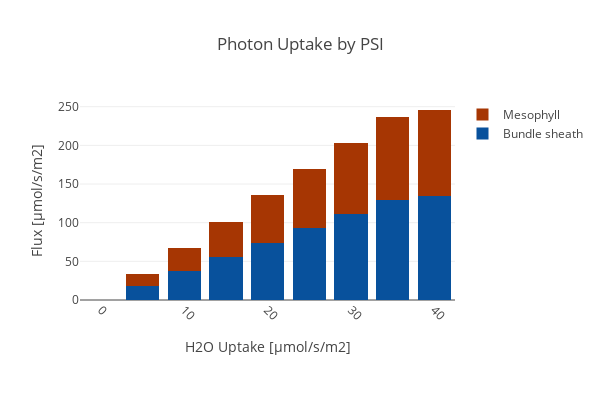

Write notebook code for a chart like this one.
### Code cell
create_bar_plot_met(D_fba, D_exp,
                    {'[M]_PSI_h':'Mesophyll','[B]_PSI_h': 'Bundle sheath'},'hnu_h',
                    'Photon Uptake by PSI', xaxis_title, c3_model,
                    stacked = True, save_fig=save_fig)

### Figure 1 — Plotly figure (JSON) as saved in the notebook; plotly's stock layout.template omitted (floating-point values rounded to 4 significant figures)
{"data": [{"marker": {"color": "rgb(8,81,156)"}, "name": "Bundle sheath", "type": "bar", "uid": "8e4116e8-9dac-42f5-87dc-bc3d666b1f55", "x": [0, 5, 10, 15, 20, 25, 30, 35, 40], "y": [0.1616, 18.65, 37.19, 55.73, 74.28, 92.82, 111.4, 129.9, 135.0]}, {"marker": {"color": "rgb(166,54,3)"}, "name": "Mesophyll", "type": "bar", "uid": "1b21f0e7-f8d1-4be1-aa9e-75070f23a377", "x": [0, 5, 10, 15, 20, 25, 30, 35, 40], "y": [0.1616, 15.37, 30.58, 45.79, 61.01, 76.22, 91.42, 106.6, 110.8]}], "layout": {"barmode": "stack", "height": 400, "margin": {"b": 100}, "title": {"text": "Photon Uptake by PSI"}, "width": 600, "xaxis": {"tickangle": 45, "title": {"text": "H2O Uptake [µmol/s/m2]"}}, "yaxis": {"autorange": true, "title": {"text": "Flux [µmol/s/m2]"}}}}
